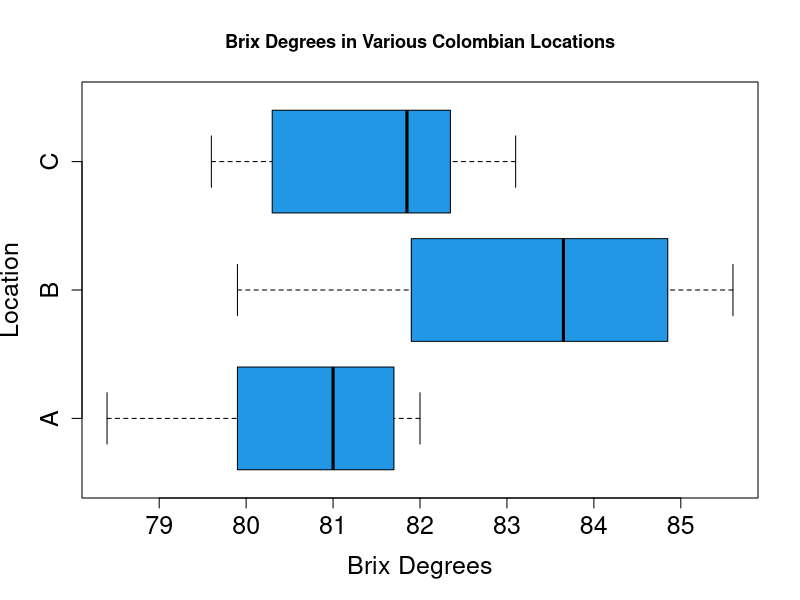
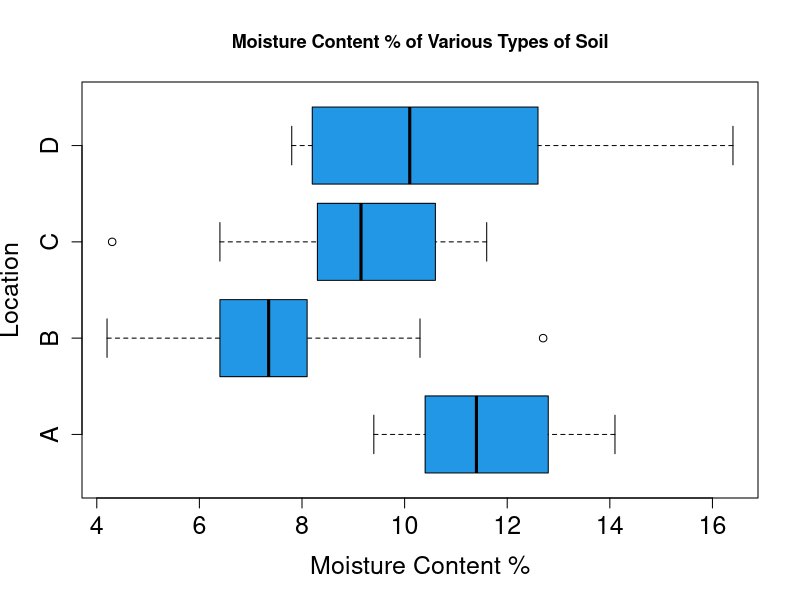

Reproduce these figures in R, in order.
# Exercise 7

# 1.

Location_A <- c(81.6, 81.3, 82, 79.6, 78.4, 81.8, 80.2, 80.7)

Location_B <- c(81.8, 84.7, 82, 85.6, 79.9, 83.2, 84.1, 85)

Location_C <- c(82.1, 79.6, 83.1, 80.7, 81.8, 79.9, 82.6, 81.9)

# hist(Location_C, breaks = 10)

data <- c(Location_A, Location_B, Location_C)

l <- rep(c("A", "B", "C"), c(8, 8, 8))

location <- factor(l)

brix_degrees <- data.frame(data, location)

attach(brix_degrees)

by(data, location, summary)

plot(location, 
     data, 
     horizontal= TRUE, 
     main="Brix Degrees in Various Colombian Locations", 
     ylab = "Location", xlab = "Brix Degrees", 
     col=4, cex.axis=1.5, cex.lab=1.5, cex.main=1.1)

# dev.off()

detach()

# The data for location C is negatively skewed, whereas the data for the 
# other locations is approximately normally distributed.

# Location B has the highest median brix degrees value of approximately 83.6.

# Location A has an interquartile range of approximately 1.5 brix degrees.

# 2.

Soil_A <- c(12.8, 13.4, 11.2, 11.6, 9.4, 10.3, 14.1, 11.9, 10.5, 10.4)

Soil_B <- c(8.1, 10.3, 4.2, 7.8, 5.6, 8.1, 12.7, 6.8, 6.9, 6.4)

Soil_C <- c(9.8, 10.6, 9.1, 4.3, 11.2, 11.6, 8.3, 8.9, 9.2, 6.4)

Soil_D <- c(16.4, 8.2, 15.1, 10.4, 7.8, 9.2, 12.6, 11, 8, 9.8)

data <- c(Soil_A, Soil_B, Soil_C, Soil_D)

s <- rep(c("A", "B", "C", "D"), each=10)

soil <- factor(s)

moisture_content_percentage <- data.frame(data, soil)

attach(moisture_content_percentage)

by(data, soil, summary)

plot(soil, 
     data, 
     horizontal =TRUE,
     main="Moisture Content % of Various Types of Soil", 
     ylab = "Location", xlab = "Moisture Content %", 
     col=4, cex.axis=1.5, cex.lab=1.5, cex.main=1.1)

# dev.off()

detach()

# Soil B is approximately normally distributed, whereas the other soil types 
# appear to be postively skewed.

# Soil B contains an outlier at the 12.7 moisture percentage mark.

# Soil A has the hightest median moisture content at 11.5%.

